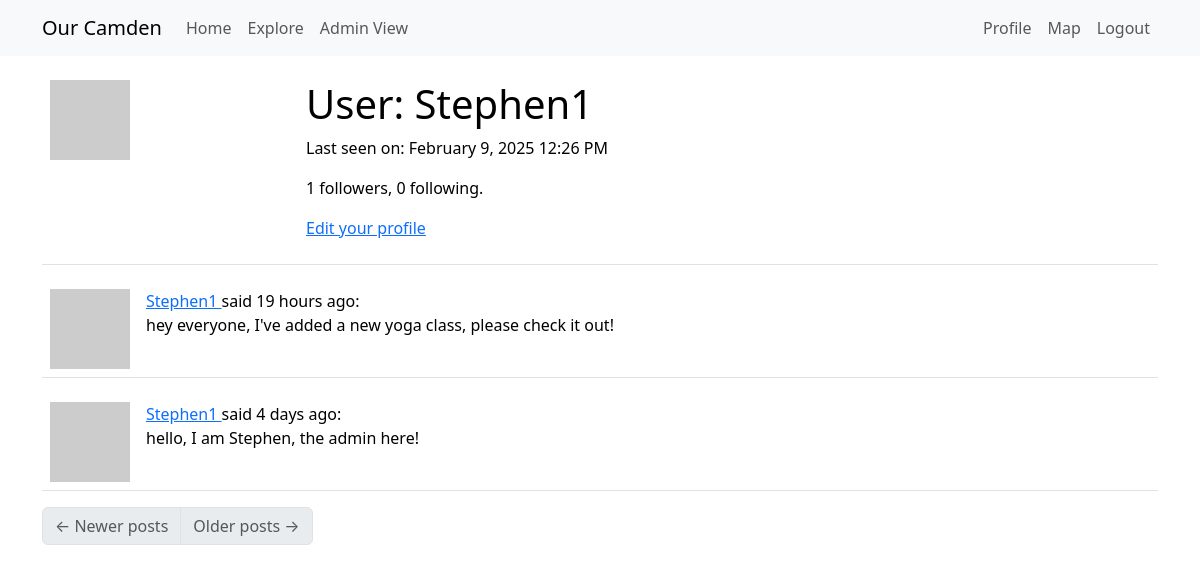
Before: /user/Stephen1 (signed in) with the older database file.
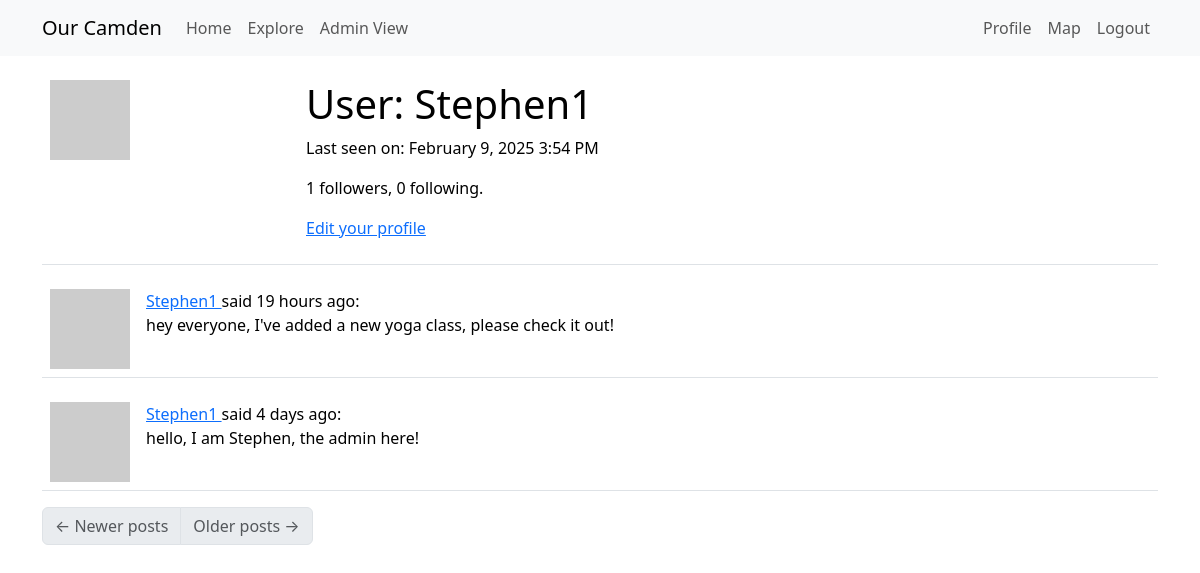
After: the same page with the newer database file.
### app/models.py (models this page shows, shortened)
class User(UserMixin, db.Model):
    __tablename__ = "User"
    __searchable__ = ['username', 'email']
    id: so.Mapped[int] = so.mapped_column(primary_key=True) # so.Mapped gives a python data type to the attr, so.mapped_column creates the actual column
    access_level: so.Mapped[int] = so.mapped_column(
        default=0,  # Default to 0 (logged-in User)
        nullable=False
    )
    username: so.Mapped[str] = so.mapped_column(sa.String(64), index=True,
                                                unique=True)
    email: so.Mapped[str] = so.mapped_column(sa.String(120), index=True,
                                             unique=True)
    password_hash: so.Mapped[Optional[str]] = so.mapped_column(sa.String(256)) #attr can be defined as Optional
    about_me: so.Mapped[Optional[str]] = so.mapped_column(sa.String(140))
    last_seen: so.Mapped[Optional[datetime]] = so.mapped_column(
        default=lambda: datetime.now(timezone.utc))
    posts: so.WriteOnlyMapped['Post'] = so.relationship(
        back_populates='author',
        passive_deletes=True) #back_populates links Posts.author to User.posts
    following: so.WriteOnlyMapped['User'] = so.relationship(
        secondary=followers, primaryjoin=(followers.c.follower_id == id), # establish link between User and Follower tables, where the id matches (all the Users this current User follows)
        secondaryjoin=(followers.c.followed_id == id), #links followers back to Users. identifies all Users who are followed by the current User
        back_populates='followers',
        passive_deletes=True) #links User.following to Follower.followers (who the User is following)
    followers: so.WriteOnlyMapped['User'] = so.relationship(
        secondary=followers, primaryjoin=(followers.c.followed_id == id),
        secondaryjoin=(followers.c.follower_id == id),
        back_populates='following',
        passive_deletes=True) #same but for who the User is being followed by
    Markers: so.Mapped["Marker"] = so.relationship(
        "Marker",
        back_populates="creator",  # Links to the `Marker.creator` relationship
    )
    def avatar(self, size):
        digest = md5(self.email.lower().encode('utf-8')).hexdigest()
        return f'https://www.gravatar.com/avatar/{digest}?d=identicon&s={size}' #provides an automatic avatar
    def followers_count(self):
        query = sa.select(sa.func.count()).select_from(
            self.followers.select().subquery())
        return db.session.scalar(query)
    def following_count(self):
        query = sa.select(sa.func.count()).select_from(
            self.following.select().subquery())
        return db.session.scalar(query)

class Post(db.Model):
    __searchable__ = ['body']  # Fields to index
    id: so.Mapped[int] = so.mapped_column(primary_key=True)
    body: so.Mapped[str] = so.mapped_column(sa.String(140))
    timestamp: so.Mapped[datetime] = so.mapped_column(index=True, default=lambda: datetime.now(timezone.utc))
    user_id: so.Mapped[int] = so.mapped_column(sa.ForeignKey(User.id, ondelete='CASCADE'),index=True)
    author: so.Mapped[User] = so.relationship(back_populates='posts')

### app/routes.py (the view)
@app.route('/user/<username>')
@login_required
def user(username):
    user = db.first_or_404(sa.select(User).where(User.username == username)) #get the matching user otherwise return a 404 invalid page error
    page = request.args.get('page', 1, type=int)
    query = user.posts.select().order_by(Post.timestamp.desc())
    posts = db.paginate(query, page=page,
                        per_page=app.config['POSTS_PER_PAGE'],
                        error_out=False) # collect + paginate all the current user’s posts in descending time order
    next_url = url_for('user', username=user.username, page=posts.next_num) \
        if posts.has_next else None
    prev_url = url_for('user', username=user.username, page=posts.prev_num) \
        if posts.has_prev else None
    form = EmptyForm() # provide a submit button to follow/unfollow users
    return render_template('user.html', user=user, posts=posts.items,
                           next_url=next_url, prev_url=prev_url, form=form)

### app/models.py (called while the page is built)
@login.user_loader
def load_User(id):
    return db.session.get(User, int(id))

### app/routes.py (called while the page is built)
@app.before_request
def before_request(): # if user is logged in, record the time they log in, update database
    if current_user.is_authenticated:
        current_user.last_seen = datetime.now(timezone.utc)
        db.session.commit()

### app/templates/user.html (shortened to what this page needs)
{% extends "base.html" %}
{% block content %}
    <table class="table table-hover">
        <tr>
            <td width="256px"><img src="{{ user.avatar(256) }}"></td>
            <td>
                <h1>User: {{ user.username }}</h1>
                {% if user.last_seen %}
                <p>Last seen on: {{ moment(user.last_seen).format('LLL') }}</p>
                {% endif %}
                <p>{{ user.followers_count() }} followers, {{ user.following_count() }} following.</p>
                {% if user == current_user %}
                <p><a href="{{ url_for('edit_profile') }}">Edit your profile</a></p>
                {% endif %}
            </td>
        </tr>
    </table>
    {% for post in posts %}
        {% include '_post.html' %}
    {% endfor %}
    <nav aria-label="Post navigation">
        <ul class="pagination">
            <li class="page-item{% if not prev_url %} disabled{% endif %}">
                <a class="page-link" href="{{ prev_url }}">
                    <span aria-hidden="true">&larr;</span> Newer posts
                </a>
            </li>
            <li class="page-item{% if not next_url %} disabled{% endif %}">
                <a class="page-link" href="{{ next_url }}">
                    Older posts <span aria-hidden="true">&rarr;</span>
                </a>
            </li>
        </ul>
    </nav>
{% endblock %}

### app/templates/base.html (shortened to what this page needs)
<!doctype html>
<html lang="en">
  <head>
    <link rel="stylesheet" href="https://unpkg.com/leaflet@1.9.4/dist/leaflet.css"
/>
    <link
        href="https://cdn.jsdelivr.net/npm/bootstrap@5.3.2/dist/css/bootstrap.min.css"
        rel="stylesheet"
>
    <link rel="stylesheet" href="https://unpkg.com/leaflet.markercluster@1.4.1/dist/MarkerCluster.css" />
    <link rel="stylesheet" href="https://unpkg.com/leaflet.markercluster@1.4.1/dist/MarkerCluster.Default.css" />
  </head>
  <body>
    <nav class="navbar navbar-expand-lg bg-body-tertiary">
      <div class="container">
        <a class="navbar-brand" href="{{ url_for('index') }}">Our Camden</a>
        <div class="collapse navbar-collapse" id="navbarSupportedContent">
          <ul class="navbar-nav me-auto mb-2 mb-lg-0">
            <li class="nav-item">
              <a class="nav-link" aria-current="page" href="{{ url_for('index') }}">Home</a>
            </li>
            <li class="nav-item">
              <a class="nav-link" aria-current="page" href="{{ url_for('explore') }}">Explore</a>
            </li>
            {% if current_user.access_level==1 %}
            <li class="nav-item">
              <a class="nav-link" aria-disabled="false" href="{{ url_for('admin_view') }}">Admin View</a>
            </li>
            {% else %}
            <li class="nav-item">
              <a class="nav-link disabled" aria-disabled="true">Admin View</a>
            </li>
            {% endif %}
          </ul>
          <ul class="navbar-nav mb-2 mb-lg-0">
            {% if current_user.is_anonymous %}
            <li class="nav-item">
              <a class="nav-link" aria-current="page" href="{{ url_for('login') }}">Login</a>
            </li>
            {% else %}
            <li class="nav-item">
              <a class="nav-link" aria-current="page" href="{{ url_for('user', username=current_user.username) }}">Profile</a>
            </li>
            <li class="nav-item">
              <a class="nav-link" aria-current="page" href="{{ url_for('map') }}">Map</a>
            </li>
            <li class="nav-item">
              <a class="nav-link" aria-current="page" href="{{ url_for('logout') }}">Logout</a>
            </li>
            {% endif %}
          </ul>
        </div>
      </div>
    </nav>
    <div class="container mt-3">
      {% block content %}{% endblock %}
    </div>
  </body>
</html>

### app/templates/_post.html
<table class="table table-hover">
    <tr>
        <td width="70px">
            <a href="{{ url_for('user', username=post.author.username) }}">
                <img src="{{ post.author.avatar(70) }}" />
            </a>
        </td>
        <td>
            <a href="{{ url_for('user', username=post.author.username) }}">
                {{ post.author.username }}
            </a>
            said {{ moment(post.timestamp).fromNow() }}:
            <br>
            {{ post.body }}
        </td>
    </tr>
</table>

Changed rows visible on the page:
changed User "Stephen1": last_seen "February 9, 2025 12:26 PM" → "February 9, 2025 3:54 PM"
